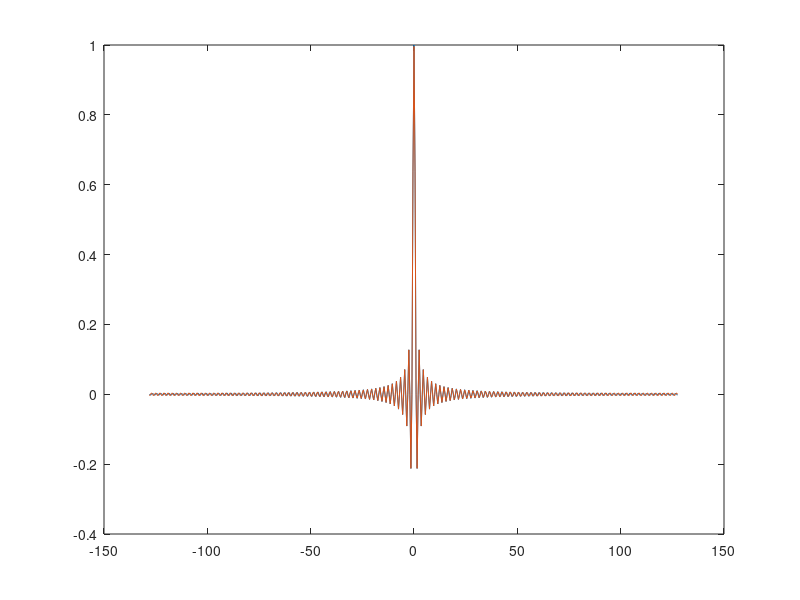

The MATLAB script that drew this image:
% test on Fourier integral in 1d

test_func = @(x) (abs(x) < 0.5);

ngrid = 512;
grid = linspace(-1,1,ngrid + 1)(1:end-1);
Fs = 1./(grid(2) - grid(1)); % sampling rate (Nyquist frequency)
Fs_grid = linspace(-Fs/2, Fs/2, ngrid + 1)(1:end-1); % endpoint = false
test_func_sampled = arrayfun(test_func, grid);


% analytic Fourier transform
ft_func_real = (@(t) quad(@(x) test_func(x)*cos(-2*pi*x*t), -1, 1));
ft_func_imag = (@(t) quad(@(x) test_func(x)*sin(-2*pi*x*t), -1, 1));
ft_func = @(t) ft_func_real(t) + 1i*ft_func_imag(t);
ft_analytic = arrayfun(ft_func, Fs_grid);


% DFT approach
ft_dft =(1./Fs)*exp(-2*pi*1i*Fs_grid).*fftshift(fft(test_func_sampled));

figure, plot(Fs_grid, real(ft_analytic));
hold on;
plot(Fs_grid, real(ft_dft));

norm(ft_dft - ft_analytic)


% CONCLUSION: DFT approximates analytic Fourier integral
%             endpoint is CRUCIAL for precision
